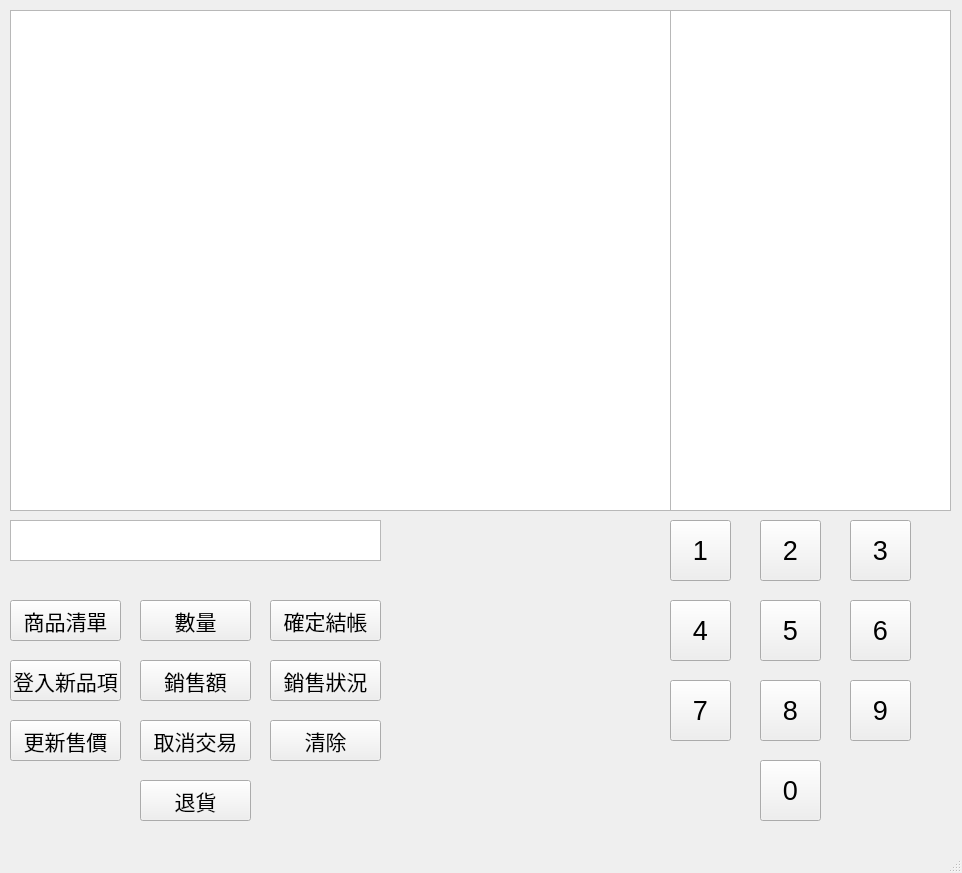
<?xml version="1.0" encoding="UTF-8"?>
<ui version="4.0">
 <class>MainWindow</class>
 <widget class="QMainWindow" name="MainWindow">
  <property name="geometry">
   <rect>
    <x>0</x>
    <y>0</y>
    <width>962</width>
    <height>873</height>
   </rect>
  </property>
  <property name="windowTitle">
   <string>Final_Project</string>
  </property>
  <widget class="QWidget" name="centralwidget">
   <widget class="QTableView" name="tableView">
    <property name="geometry">
     <rect>
      <x>10</x>
      <y>10</y>
      <width>661</width>
      <height>501</height>
     </rect>
    </property>
    <property name="font">
     <font>
      <family>微軟正黑體</family>
      <pointsize>16</pointsize>
     </font>
    </property>
   </widget>
   <widget class="QTextBrowser" name="textBrowser">
    <property name="geometry">
     <rect>
      <x>670</x>
      <y>10</y>
      <width>281</width>
      <height>501</height>
     </rect>
    </property>
    <property name="font">
     <font>
      <family>微軟正黑體</family>
      <pointsize>16</pointsize>
     </font>
    </property>
   </widget>
   <widget class="QPushButton" name="num1">
    <property name="geometry">
     <rect>
      <x>670</x>
      <y>520</y>
      <width>61</width>
      <height>61</height>
     </rect>
    </property>
    <property name="font">
     <font>
      <family>Arial</family>
      <pointsize>20</pointsize>
     </font>
    </property>
    <property name="text">
     <string>1</string>
    </property>
   </widget>
   <widget class="QPushButton" name="num2">
    <property name="geometry">
     <rect>
      <x>760</x>
      <y>520</y>
      <width>61</width>
      <height>61</height>
     </rect>
    </property>
    <property name="font">
     <font>
      <family>Arial</family>
      <pointsize>20</pointsize>
     </font>
    </property>
    <property name="text">
     <string>2</string>
    </property>
   </widget>
   <widget class="QPushButton" name="num3">
    <property name="geometry">
     <rect>
      <x>850</x>
      <y>520</y>
      <width>61</width>
      <height>61</height>
     </rect>
    </property>
    <property name="font">
     <font>
      <family>Arial</family>
      <pointsize>20</pointsize>
     </font>
    </property>
    <property name="text">
     <string>3</string>
    </property>
   </widget>
   <widget class="QPushButton" name="num4">
    <property name="geometry">
     <rect>
      <x>670</x>
      <y>600</y>
      <width>61</width>
      <height>61</height>
     </rect>
    </property>
    <property name="font">
     <font>
      <family>Arial</family>
      <pointsize>20</pointsize>
     </font>
    </property>
    <property name="text">
     <string>4</string>
    </property>
   </widget>
   <widget class="QPushButton" name="num5">
    <property name="geometry">
     <rect>
      <x>760</x>
      <y>600</y>
      <width>61</width>
      <height>61</height>
     </rect>
    </property>
    <property name="font">
     <font>
      <family>Arial</family>
      <pointsize>20</pointsize>
     </font>
    </property>
    <property name="text">
     <string>5</string>
    </property>
   </widget>
   <widget class="QPushButton" name="num6">
    <property name="geometry">
     <rect>
      <x>850</x>
      <y>600</y>
      <width>61</width>
      <height>61</height>
     </rect>
    </property>
    <property name="font">
     <font>
      <family>Arial</family>
      <pointsize>20</pointsize>
     </font>
    </property>
    <property name="text">
     <string>6</string>
    </property>
   </widget>
   <widget class="QPushButton" name="num7">
    <property name="geometry">
     <rect>
      <x>670</x>
      <y>680</y>
      <width>61</width>
      <height>61</height>
     </rect>
    </property>
    <property name="font">
     <font>
      <family>Arial</family>
      <pointsize>20</pointsize>
     </font>
    </property>
    <property name="text">
     <string>7</string>
    </property>
   </widget>
   <widget class="QPushButton" name="num8">
    <property name="geometry">
     <rect>
      <x>760</x>
      <y>680</y>
      <width>61</width>
      <height>61</height>
     </rect>
    </property>
    <property name="font">
     <font>
      <family>Arial</family>
      <pointsize>20</pointsize>
     </font>
    </property>
    <property name="text">
     <string>8</string>
    </property>
   </widget>
   <widget class="QPushButton" name="num9">
    <property name="geometry">
     <rect>
      <x>850</x>
      <y>680</y>
      <width>61</width>
      <height>61</height>
     </rect>
    </property>
    <property name="font">
     <font>
      <family>Arial</family>
      <pointsize>20</pointsize>
     </font>
    </property>
    <property name="text">
     <string>9</string>
    </property>
   </widget>
   <widget class="QPushButton" name="num0">
    <property name="geometry">
     <rect>
      <x>760</x>
      <y>760</y>
      <width>61</width>
      <height>61</height>
     </rect>
    </property>
    <property name="font">
     <font>
      <family>Arial</family>
      <pointsize>20</pointsize>
     </font>
    </property>
    <property name="text">
     <string>0</string>
    </property>
   </widget>
   <widget class="QPushButton" name="cancel">
    <property name="geometry">
     <rect>
      <x>140</x>
      <y>720</y>
      <width>111</width>
      <height>41</height>
     </rect>
    </property>
    <property name="font">
     <font>
      <family>微軟正黑體</family>
      <pointsize>16</pointsize>
     </font>
    </property>
    <property name="text">
     <string>取消交易</string>
    </property>
   </widget>
   <widget class="QPushButton" name="clearall">
    <property name="geometry">
     <rect>
      <x>270</x>
      <y>720</y>
      <width>111</width>
      <height>41</height>
     </rect>
    </property>
    <property name="font">
     <font>
      <family>微軟正黑體</family>
      <pointsize>16</pointsize>
     </font>
    </property>
    <property name="text">
     <string>清除</string>
    </property>
   </widget>
   <widget class="QPlainTextEdit" name="plainTextEdit">
    <property name="geometry">
     <rect>
      <x>10</x>
      <y>520</y>
      <width>371</width>
      <height>41</height>
     </rect>
    </property>
    <property name="font">
     <font>
      <family>Arial</family>
      <pointsize>16</pointsize>
     </font>
    </property>
   </widget>
   <widget class="QPushButton" name="itemlist">
    <property name="geometry">
     <rect>
      <x>10</x>
      <y>600</y>
      <width>111</width>
      <height>41</height>
     </rect>
    </property>
    <property name="font">
     <font>
      <family>微軟正黑體</family>
      <pointsize>16</pointsize>
     </font>
    </property>
    <property name="text">
     <string>商品清單</string>
    </property>
   </widget>
   <widget class="QPushButton" name="itemnum">
    <property name="geometry">
     <rect>
      <x>140</x>
      <y>600</y>
      <width>111</width>
      <height>41</height>
     </rect>
    </property>
    <property name="font">
     <font>
      <family>微軟正黑體</family>
      <pointsize>16</pointsize>
     </font>
    </property>
    <property name="text">
     <string>數量</string>
    </property>
   </widget>
   <widget class="QPushButton" name="check">
    <property name="geometry">
     <rect>
      <x>270</x>
      <y>600</y>
      <width>111</width>
      <height>41</height>
     </rect>
    </property>
    <property name="font">
     <font>
      <family>微軟正黑體</family>
      <pointsize>16</pointsize>
     </font>
    </property>
    <property name="text">
     <string>確定結帳</string>
    </property>
   </widget>
   <widget class="QPushButton" name="newitem">
    <property name="geometry">
     <rect>
      <x>10</x>
      <y>660</y>
      <width>111</width>
      <height>41</height>
     </rect>
    </property>
    <property name="font">
     <font>
      <family>微軟正黑體</family>
      <pointsize>16</pointsize>
     </font>
    </property>
    <property name="text">
     <string>登入新品項</string>
    </property>
   </widget>
   <widget class="QPushButton" name="sellnow">
    <property name="geometry">
     <rect>
      <x>270</x>
      <y>660</y>
      <width>111</width>
      <height>41</height>
     </rect>
    </property>
    <property name="font">
     <font>
      <family>微軟正黑體</family>
      <pointsize>16</pointsize>
     </font>
    </property>
    <property name="text">
     <string>銷售狀況</string>
    </property>
   </widget>
   <widget class="QPushButton" name="refuse">
    <property name="geometry">
     <rect>
      <x>140</x>
      <y>780</y>
      <width>111</width>
      <height>41</height>
     </rect>
    </property>
    <property name="font">
     <font>
      <family>微軟正黑體</family>
      <pointsize>16</pointsize>
     </font>
    </property>
    <property name="text">
     <string>退貨</string>
    </property>
   </widget>
   <widget class="QPushButton" name="sellall">
    <property name="geometry">
     <rect>
      <x>140</x>
      <y>660</y>
      <width>111</width>
      <height>41</height>
     </rect>
    </property>
    <property name="font">
     <font>
      <family>微軟正黑體</family>
      <pointsize>16</pointsize>
     </font>
    </property>
    <property name="text">
     <string>銷售額</string>
    </property>
   </widget>
   <widget class="QLabel" name="Errorlabel">
    <property name="geometry">
     <rect>
      <x>410</x>
      <y>600</y>
      <width>231</width>
      <height>51</height>
     </rect>
    </property>
    <property name="font">
     <font>
      <family>微軟正黑體</family>
      <pointsize>16</pointsize>
     </font>
    </property>
    <property name="text">
     <string/>
    </property>
   </widget>
   <widget class="QPushButton" name="updateprice">
    <property name="geometry">
     <rect>
      <x>10</x>
      <y>720</y>
      <width>111</width>
      <height>41</height>
     </rect>
    </property>
    <property name="font">
     <font>
      <family>微軟正黑體</family>
      <pointsize>16</pointsize>
     </font>
    </property>
    <property name="text">
     <string>更新售價</string>
    </property>
   </widget>
  </widget>
  <widget class="QMenuBar" name="menubar">
   <property name="geometry">
    <rect>
     <x>0</x>
     <y>0</y>
     <width>962</width>
     <height>21</height>
    </rect>
   </property>
  </widget>
  <widget class="QStatusBar" name="statusbar"/>
 </widget>
 <resources/>
 <connections/>
</ui>
